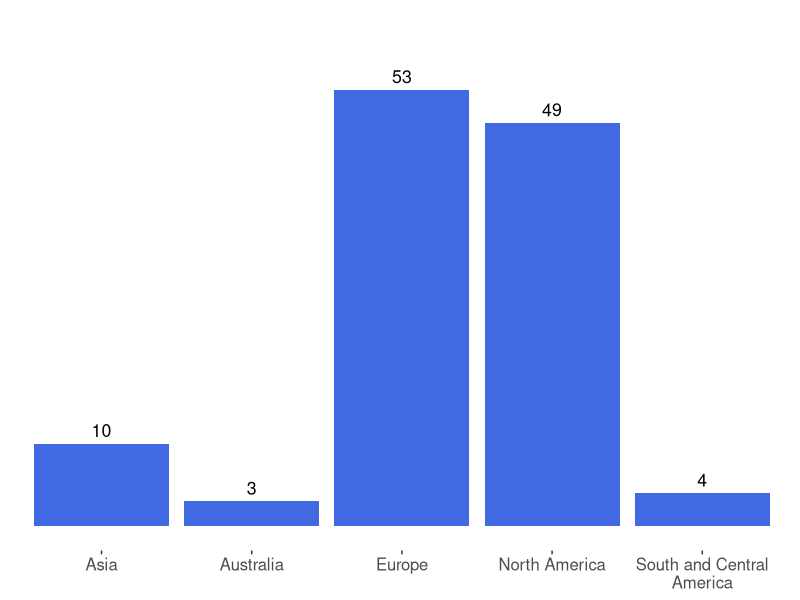
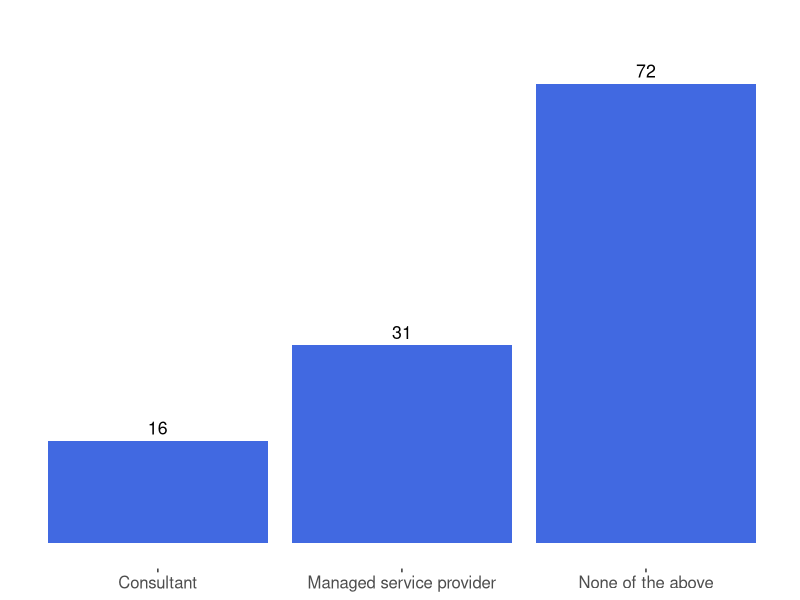
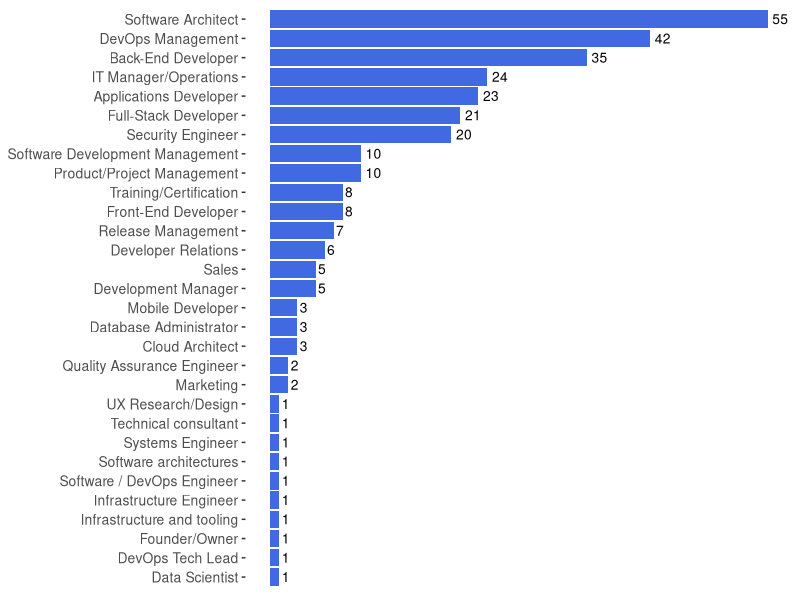
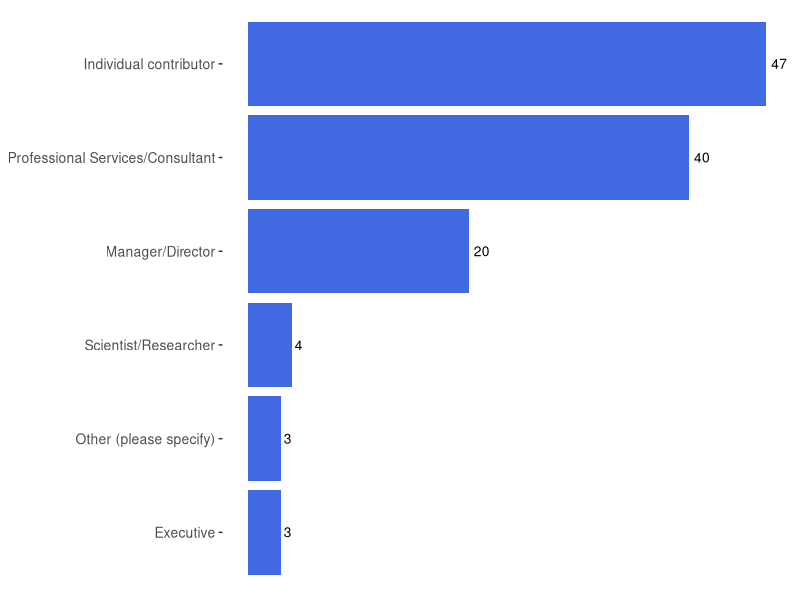
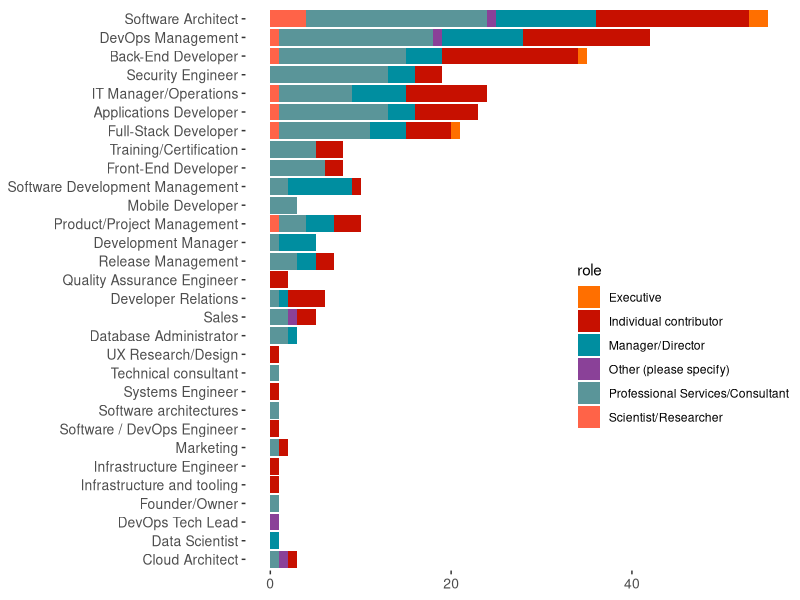
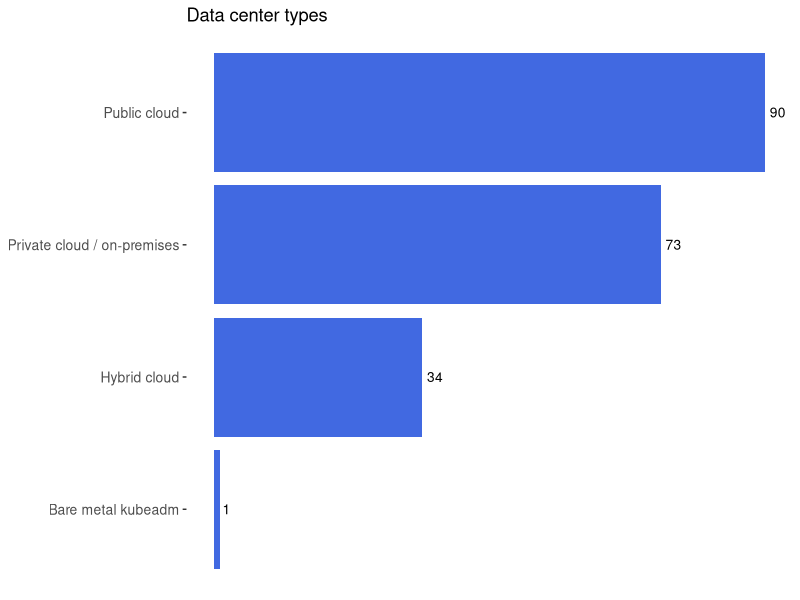
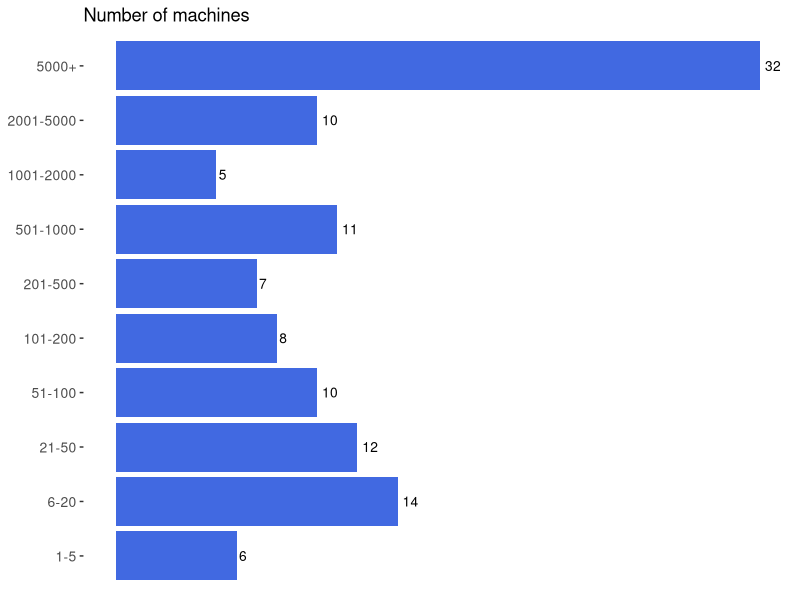
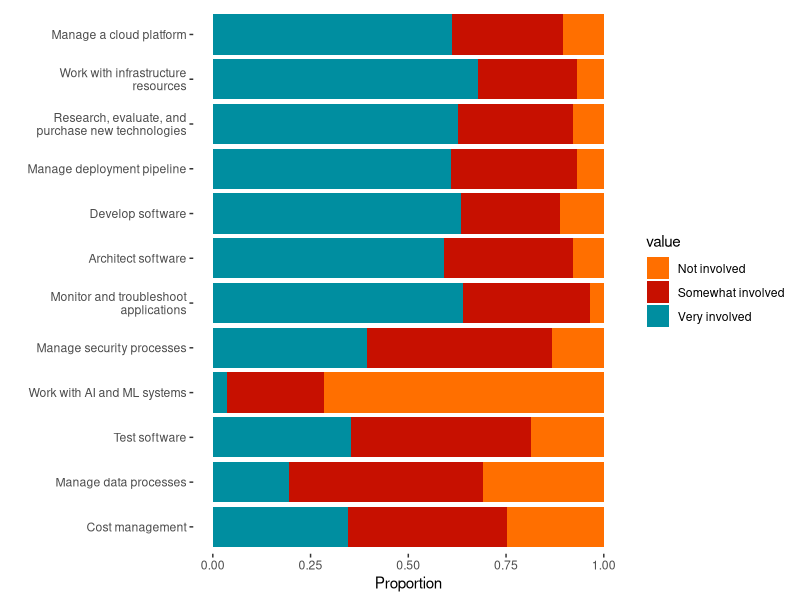

Write the R code that produced these figures, in order.
## ---- chunk 1
library(tidyverse)
library(here)
library(ggthemes)
library(ggsci)
library(scales)
theme_set(ggthemes::theme_tufte(base_family = "sans"))

df <- read_csv(here("data_cleaned.csv"))

df <- df %>%
  mutate(
    number_of_machines = factor(number_of_machines, levels=c( #properly order factors
      "1-5",
      "6-20",
      "21-50",
      "51-100",
      "101-200",
      "201-500",
      "501-1000",
      "1001-2000",
      "2001-5000",
      "5000+"
      
    ))
    
  )
## ---- chunk 2
df %>%
  ggplot(aes(location,fill=location)) +
  geom_bar() +
  geom_text(stat='count',aes(label=..count..),vjust=-.5,size=4.5) +
  coord_cartesian(ylim=c(0,60)) +
  #labels
  #theming
  theme(
    axis.ticks.y = element_blank(),
    axis.text.y = element_blank(),
    axis.text = element_text(size=12),
    axis.title = element_blank(),
    plot.title = element_blank(),
    legend.position = "none"
    )+
  scale_x_discrete(labels = wrap_format(20)) +
  scale_fill_manual(values = rep("royalblue",50))
## ---- chunk 3
#org type
df %>%
  ggplot(aes(org_type,fill=org_type)) +
  geom_bar() +
  geom_text(stat='count',aes(label=..count..),vjust=-.5,size=4.5) +
  coord_cartesian(ylim=c(0,80)) +
  theme(
    axis.ticks.y = element_blank(),
    axis.text.y = element_blank(),
    axis.text = element_text(size=12),
    axis.title = element_blank(),
    plot.title = element_blank(),
    legend.position = "none")+
  scale_fill_manual(values = rep("royalblue",50))
## ---- chunk 4

df %>%
  select(contains("job_function"),id) %>%
  pivot_longer(-id) %>%
  drop_na(value) %>%
  count(value) %>%
  ggplot(aes(x=reorder(value,n),y=n,fill=value)) +
  geom_bar(stat='identity') +
  geom_text(aes(label=n),hjust=-.3,size=3.5) +
  coord_cartesian(xlim=c(0,60)) +
  coord_flip() +
  theme(
    axis.ticks.x = element_blank(),
    axis.text.x = element_blank(),
    axis.text = element_text(size=10),
    axis.title = element_blank(),
    plot.title = element_blank(),
    legend.position = "none") +
  scale_fill_manual(values = rep("royalblue",50))
## ---- chunk 5

df %>%
  count(role) %>%
  drop_na(role) %>%
  ggplot(aes(x=reorder(role,n),y=n,fill="place")) +
  geom_bar(stat='identity') +
  geom_text(aes(label=n),hjust=-.3,size=3.5) +
  coord_cartesian(xlim=c(0,60)) +
  coord_flip() +
  theme(
    axis.ticks.x = element_blank(),
    axis.text.x = element_blank(),
    axis.text = element_text(size=10),
    axis.title = element_blank(),
    legend.position = "none")+
  scale_fill_manual(values = rep("royalblue",50))

## ---- chunk 6

df %>%
  select(contains("job_function"),id,role) %>%
  pivot_longer(contains("job_function")) %>%
  drop_na(value,name,role) %>%
  group_by(role) %>%
  count(value) %>%
  ggplot(aes(x=reorder(value,n),y=n,fill=role)) +
  geom_bar(stat='identity') +
#  geom_text(aes(label=n),hjust=-.3,size=3.5) +
  coord_flip() +
  theme(
    #axis.ticks.x = element_blank(),
    #axis.text.x = element_blank(),
    axis.text = element_text(size=10),
    axis.title = element_blank(),
    legend.position = c(0.8, 0.4)) +
  scale_fill_futurama() 

## ---- chunk 7

df %>%
  select(contains("data_center"),id) %>%
  pivot_longer(-id) %>%
  drop_na(value) %>%
  count(value) %>%
  ggplot(aes(x=reorder(value,n),y=n,fill=value)) +
  geom_bar(stat='identity') +
  geom_text(aes(label=n),hjust=-.3,size=3.5) +
  coord_cartesian(xlim=c(0,60)) +
  coord_flip() +
  labs(title="Data center types"
  ) +
  theme(
    axis.ticks.x = element_blank(),
    axis.text.x = element_blank(),
    axis.text = element_text(size=10),
    axis.title = element_blank(),
    legend.position = "none") +
  scale_fill_manual(values = rep("royalblue",50))

## ---- chunk 8

df %>%
  count(number_of_machines) %>%
  drop_na(number_of_machines) %>%
  ggplot(aes(x=number_of_machines,y=n,fill=number_of_machines)) +
  geom_bar(stat='identity') +
  geom_text(aes(label=n),hjust=-.3,size=3.5) +
  coord_cartesian(xlim=c(0,60)) +
  coord_flip() +
  labs(title="Number of machines"
  ) +
  theme(
    axis.ticks.x = element_blank(),
    axis.text.x = element_blank(),
    axis.text = element_text(size=10),
    axis.title = element_blank(),
    legend.position = "none") +
  scale_fill_manual(values = rep("royalblue",50))

## ---- chunk 9

df %>%
  select(id,contains("activities_")) %>%
  pivot_longer(contains("activities_")) %>%
  mutate(name=gsub("activities_","",name)) %>%
  drop_na(value) %>%
  group_by(name) %>%
  mutate(total=n()) %>%
  group_by(name,value,total) %>%
  count() %>%
  mutate(prop=n/total) %>%
  ggplot(aes(x=reorder(name,n),y=prop,fill=value)) +
  geom_bar(stat='identity',position = "stack") +
  coord_flip() +
  scale_fill_futurama() +
  labs(x="",y="Proportion") +
  scale_x_discrete(labels = wrap_format(30))

## ---- chunk 10

df %>%
  select(id,contains("container_")) %>%
  pivot_longer(contains("container_")) %>%
  mutate(name=gsub("container_","",name)) %>%
  drop_na(value) %>%
  group_by(name) %>%
  mutate(total=n()) %>%
  ungroup() %>%
  mutate(
         value=factor(value,levels = c("Used in the past","Currently using","Future plans","N/A")),
         name=factor(name,levels = c("Proof of concept","Development","Test","Production"))
         ) %>%
  group_by(name,value,total) %>%
  count() %>%
  mutate(prop=n/total) %>%
  ggplot(aes(x=name,y=prop,fill=value)) +
  geom_bar(stat='identity',position = "dodge") +
  coord_flip() +
  scale_fill_futurama() +
  labs(x="",y="Proportion") +
  scale_x_discrete(labels = wrap_format(30))

## ---- chunk 11

df %>%
  select(id,contains("kubernetes_")) %>%
  pivot_longer(contains("kubernetes_")) %>%
  mutate(name=gsub("kubernetes_","",name)) %>%
  drop_na(value) %>%
  group_by(name) %>%
  mutate(total=n()) %>%
  group_by(name,value,total) %>%
  count() %>%
  ungroup() %>%
  mutate(prop=n/total,
         name=factor(name,levels = c("Proof of concept","Development","Test","Production"))) %>%
  filter(name!="Other (please specify)") %>% #removed other response
  ggplot(aes(x=name,y=prop,fill=value)) +
  geom_bar(stat='identity',position = "dodge") +
  coord_flip() +
  scale_fill_futurama() +
  labs(x="",y="Proportion") 

## ---- chunk 12

df %>%
  select(id,contains("learn_")) %>%
  pivot_longer(contains("learn_")) %>%
  mutate(name=gsub("learn_","",name)) %>%
  drop_na(value) %>%
  count(name) %>%
  ggplot(aes(x=name,y=n,fill="single_color")) +
  geom_bar(stat='identity') +
  geom_text(aes(label=n),hjust=-.3,size=3.5) +
  coord_flip() +
  scale_fill_futurama() +
  labs(x="",y="Proportion") +
  scale_x_discrete(labels = wrap_format(30))  +
  theme(
    axis.ticks.x = element_blank(),
    axis.text.x = element_blank(),
    axis.text = element_text(size=10),
    axis.title = element_blank(),
    legend.position = "none") +
  scale_fill_manual(values = rep("royalblue",50))

## ---- chunk 13

df$`learn_Other (please specify)` %>% as.vector() %>% na.omit()

## ---- chunk 14

df_nps <- df %>%
  mutate(NPS_Categories = case_when(
    nps < 7 ~ "Detractor",
    nps == 7 | nps == 8 ~ "Passive",
    nps == 9 | nps == 10 ~ "Promoter"
  )) %>%
  drop_na(nps) %>%
  mutate(total=n()) %>%
  group_by(NPS_Categories,total) %>%
  count() %>%
  mutate(prop=n/total) %>%
  select(-total,-n) %>%
  pivot_wider(names_from = NPS_Categories,values_from = prop)

nps_value = scales::percent(df_nps$Promoter-df_nps$Detractor)


df %>%
  mutate(NPS_Categories = case_when(
    nps < 7 ~ "Detractor",
    nps == 7 | nps == 8 ~ "Passive",
    nps == 9 | nps == 10 ~ "Promoter"
  )) %>%
  ggplot(aes(nps,fill=NPS_Categories)) +
  geom_bar() +
  scale_fill_manual(values = c("#EE0000","#FFEA6C","#82C299")) +
  scale_x_continuous(breaks=seq(0,10,1), limits=c(-0.5,10.5)) +
  labs(y="Count",x="") +
  annotate("text", x = 2, y = 30, label = paste0("NPS score is ",nps_value))

